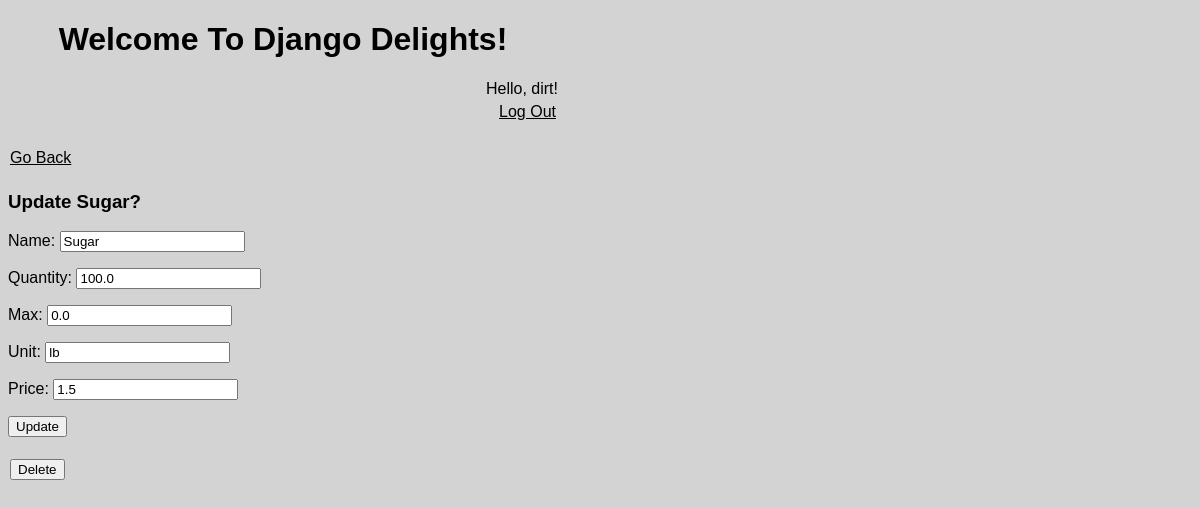
Before: /inventory/ingredient/2/update/ (signed in) with the older database file.
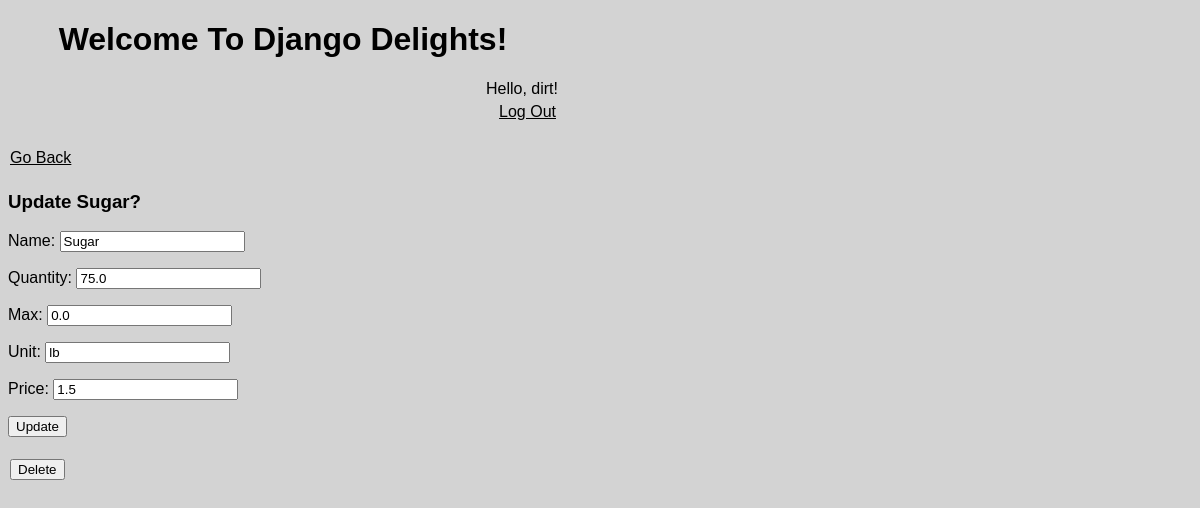
After: the same page with the newer database file.
### inventory/models.py (models this page shows, shortened)
class Ingredient(models.Model):
    name = models.CharField(max_length=50)
    quantity = models.FloatField()
    max = models.FloatField(default=0)
    unit = models.CharField(max_length=15)
    price = models.FloatField()
    class Meta:
        verbose_name_plural = "Ingredients"

### inventory/views.py (the view)
# urls.py: path("inventory/ingredient/<pk>/update/", views.IngredientUpdateView.as_view(), name="ingredientupdate"),
class IngredientUpdateView(LoginRequiredMixin, UpdateView):
    model = Ingredient
    form_class = IngredientUpdateForm
    success_message = "Ingredient updated!"
    success_url = reverse_lazy("inventoryindex")
    template_name = "inventory/updateingredient.html"

### inventory/forms.py
class IngredientUpdateForm(forms.ModelForm):
    class Meta:
        model = Ingredient
        fields = "__all__"

### inventory/templates/inventory/updateingredient.html (shortened to what this page needs)
{% extends 'inventory/base.html' %}
{% block content %}
<a href="{% url 'inventoryindex' %}">Go Back</a>
<h3>Update {{ingredient.name}}?</h3>
<form action="" method="POST">
    {{form.as_p}}
    <input type="submit" value="Update">
</form>
<br>
<a href="{% url 'ingredientdelete' ingredient.id %}">
    <button>Delete</button>
</a>
{% endblock %}

Changed rows visible on the page:
changed Ingredient "Sugar": quantity "100.0" → "75.0"
